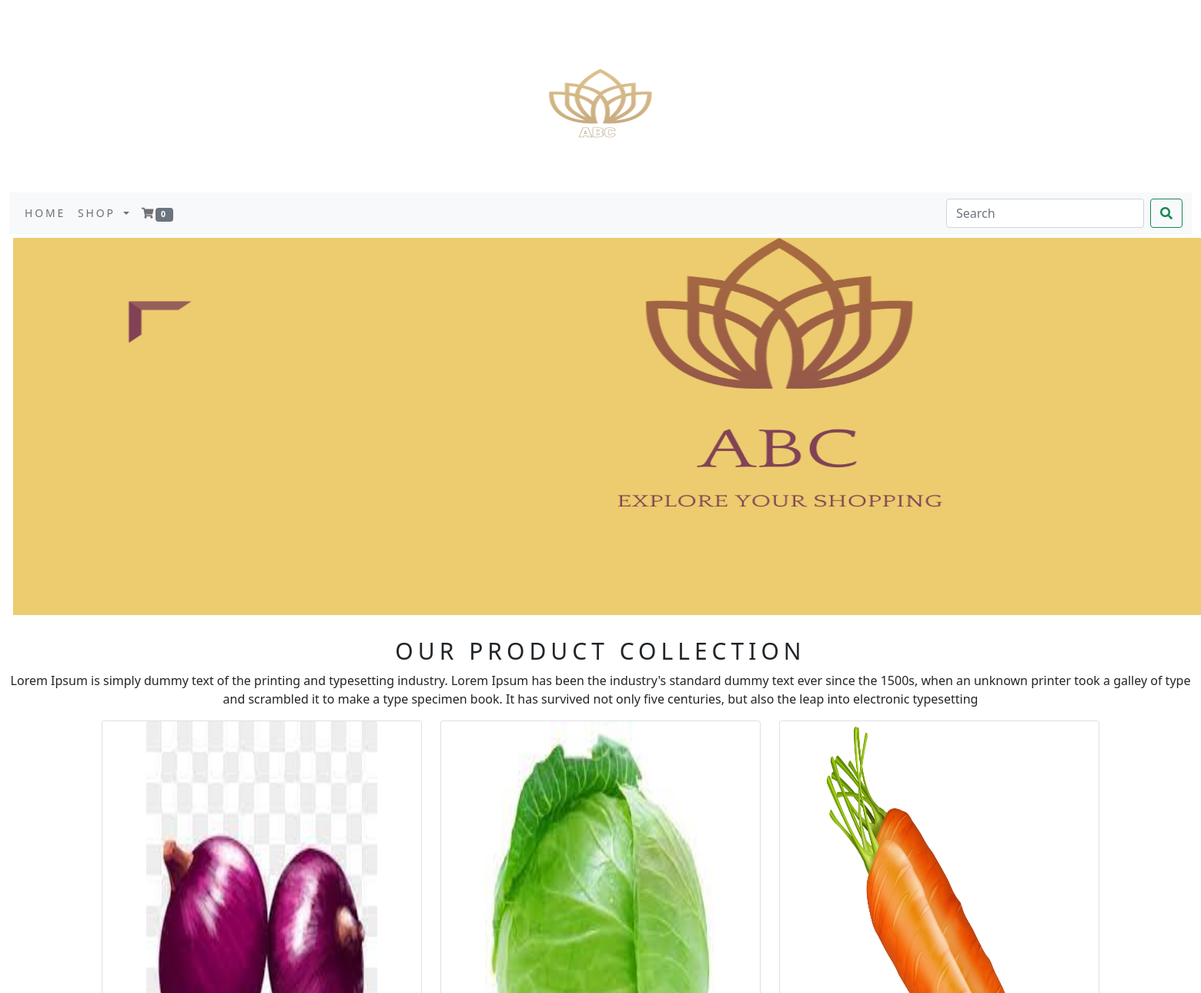
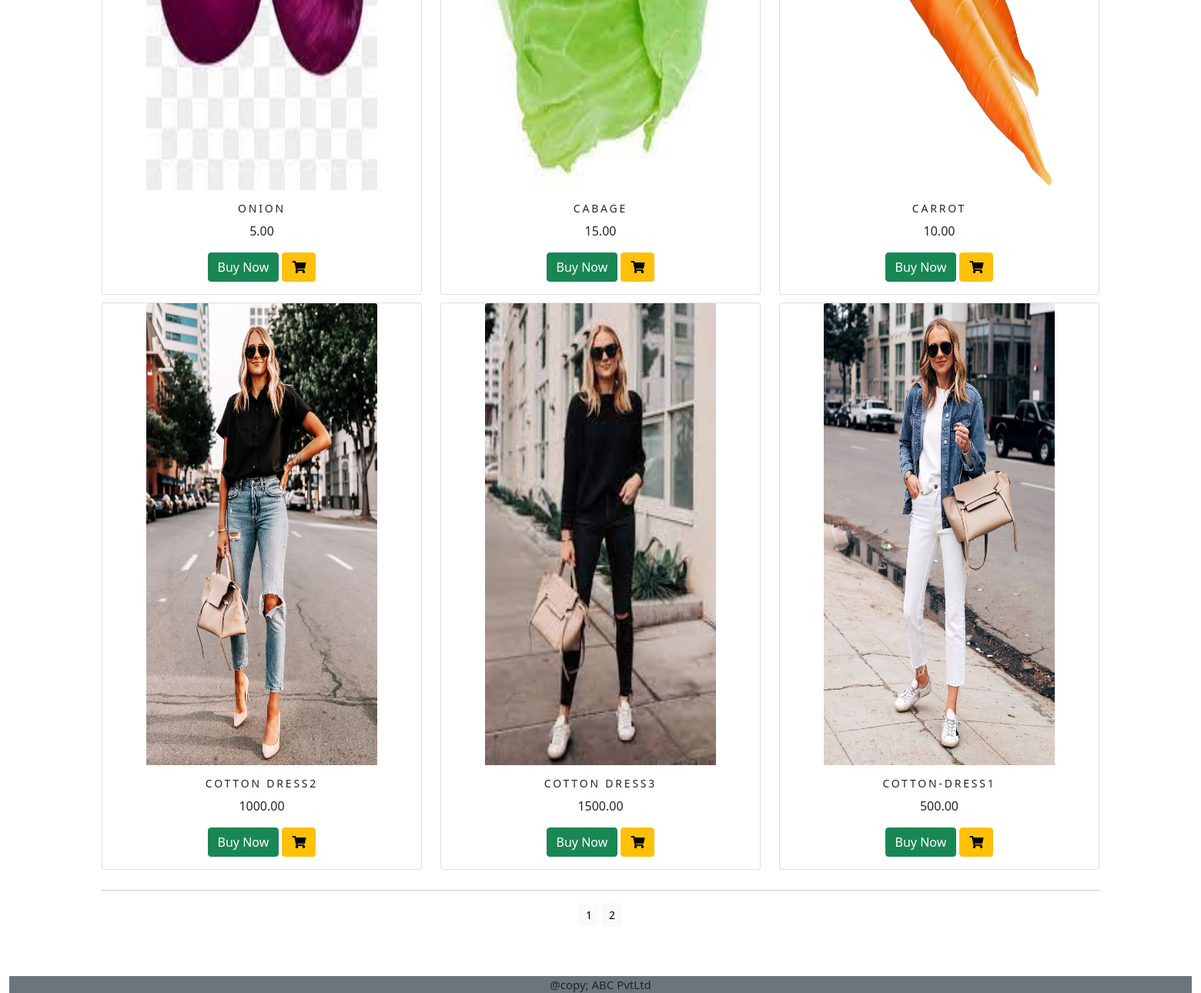
The app's page /shop/ with its own data (2 pictures, top to bottom).
### shop/models.py (models this page shows, shortened)
class Product(models.Model):
    name = models.CharField(max_length=250,unique=True)
    slug = models.SlugField(max_length=250,unique=True)
    description = models.TextField(blank=True)
    price = models.DecimalField(max_digits=10,decimal_places=2)
    category = models.ForeignKey(Category, on_delete=models.CASCADE)
    image = models.ImageField(upload_to='product',blank=True)
    stock = models.IntegerField()
    available = models.BooleanField(default=True)
    created = models.DateTimeField(auto_now_add=True)
    updated = models.DateTimeField(auto_now=True)
    def get_url(self):
        return reverse('shop:prodCatDetail',args=[self.category.slug, self.slug])
    class Meta:
        ordering = ('name',)
        verbose_name = 'product'
        verbose_name_plural = 'products'

### shop/views.py (the view)
# urls.py: path('', views.allProdCat, name='allProdCat'),
def allProdCat(request, c_slug=None):
    c_page=None
    products_list=None
    if c_slug!=None:
        c_page=get_object_or_404(Category,slug=c_slug)
        products_list=Product.objects.all().filter(category=c_page,available=True)
    else:
        products_list=Product.objects.all().filter(available=True)
    paginator=Paginator(products_list,6)
    try:
        page=int(request.GET.get('page','1'))
    except:
        page=1
    try:
        products=paginator.page(page)
    except (EmptyPage,InvalidPage):
        products=paginator.page(paginator.num_pages)
    return render(request, "category.html",{'category':c_page,'products':products})

### cart/context_processors.py (called while the page is built)
def counter(request):
    item_count=0
    if 'admin' in request.path:
        return  {}
    else:
        try:
            cart=Cart.objects.filter(cart_id=_cart_id(request))
            cart_items=CartItem.objects.all().filter(cart=cart[:1])
            for cart_item in cart_items:
                item_count += cart_item.quantity
        except Cart.DoesNotExist:
            item_count = 0
    return dict(item_count=item_count)

### cart/views.py (called while the page is built)
def _cart_id(request):
    cart=request.session.session_key
    if not cart:
        cart=request.session.create()
    return cart

### shop/context_processors.py (called while the page is built)
def menu_links(request):
    links=Category.objects.all()
    return dict(links=links)

### shop/models.py (called while the page is built)
    def get_url(self):
        return reverse('shop:products_by_category',args=[self.slug],)

### templates/category.html (shortened to what this page needs)
{% extends 'base.html' %}
{% load static %}
{% block content %}
<div class="mx_auto">
    {% if category.image %}
    <img class="my_image" src="{{ category.image.url }}" alt="{{category.name}}" style="height:500px; width:2000px">
</div>
<br>
<div>
    <h1 class="text-center text-justify my_title">{{ category.name }}</h1>
    <p class="text-center text-justify">{{ category.description }}</p>
</div>
<hr>
    {% else %}
<div>
<img class="my_image my_image_padding" src="{% static 'img/banner.png' %}" alt="our products" style="height:500px; width:2000px">
</div>
<br>
<div>
    <h1 class="text-center my_title">our product collection</h1>
    <p class="text-justify text-center">Lorem Ipsum is simply dummy text of the printing and typesetting industry. Lorem Ipsum has been the industry's standard dummy text ever since the 1500s, when an unknown printer took a galley of type and scrambled it to make a type specimen book. It has survived not only five centuries, but also the leap into electronic typesetting</p>
</div>
    {% endif %}
<div class="container">
    <div class="row mx_auto">
        {% for product in products.object_list %}
        <div class="my_bottom_margin col-9 col-sm-12  col-md-4 col-lg-4">
            <div class="card text-center" style="min-width:18rem; ">
            <a href="{{ product.get_url }}"><img class="card-img-top my_image" src="{{ product.image.url }}" alt="{{ product.name }}" style="height:600px; width:300px;"></a>
                <div class="card-body">
                <h4>{{ product.name }}</h4>
                <P>{{ product.price }}</P>
                    <a  class="btn btn-success" href="">Buy Now</a>
             <a  class="btn btn-warning" href="{% url 'cart:add_cart' product.id %}"><i class="fa fa-shopping-cart"></i> </a>
                </div>
            </div>
        </div>
        {% endfor %}
    </div>
    <div class="mx-auto">
        {% if products.paginator.num_pages > 1 %}
        <hr>
        <div class="text-center">
            {% for pg in products.paginator.page_range %}
               <a href="?page={{ pg }}" class="btn btn-light btn-sm {% if products.number == pg %} active {% endif %}">{{ pg }}</a>
            {% endfor %}
        </div>
        {% endif %}
    </div>
    <br>
</div>
{% endblock %}

### templates/base.html (shortened to what this page needs)
{% load static %}
<!DOCTYPE html>
<html lang="en">
<head>
    <link rel="stylesheet" href="{% static 'css/custom.css' %}">
    <link href="{% static 'css/bootstrap.min.css' %}" rel="stylesheet">
     <link href="https://cdnjs.cloudflare.com/ajax/libs/font-awesome/5.15.3/css/all.min.css" rel="stylesheet">
</head>
<body class="container-fluid">
<div>
{% include 'header.html' %}
{% include 'navbar.html' %}
{% block content %}
{% endblock %}
   </div>
{% include 'footer.html' %}
</body>
</html>

### templates/header.html (shortened to what this page needs)
{% load static %}
<header >
    <img class="rounded mx-auto d-block" src="{% static 'img/logo.png' %}" style="height:250px; width:400px;">
</header>

### templates/navbar.html (shortened to what this page needs)
<nav class="navbar navbar-expand-lg navbar-light bg-light">
  <div class="container-fluid">
    <div class="collapse navbar-collapse" id="navbarSupportedContent">
      <ul class="navbar-nav me-auto mb-2 mb-lg-0">
        <li class="nav-item">
          <a class="nav-link" href="{% url 'shop:allProdCat' %}">Home</a>
        </li>
        <li class="nav-item dropdown {% if 'shop' in request.path %} active {% endif %}">
          <a class="nav-link dropdown-toggle" href="#" id="navbarDropdown" role="button" data-bs-toggle="dropdown" aria-expanded="false">
            Shop
          </a>
        </li>
        <li class="nav-item">
          <a class="nav-link" href="{% url 'cart:cart_detail' %}"><i class="fa fa-shopping-cart"></i><span class="badge bg-secondary">{{ item_count }}</span></a>
        </li>
      </ul>
      <form class="d-flex" action="{% url 'searchapp:searchResult' %}" method="get">
        <input class="form-control me-2" type="search" placeholder="Search" name="q" aria-label="Search">
        <button class="btn btn-outline-success" type="submit"><i class="fas fa-search"></i></button>
      </form>
    </div>
  </div>
</nav>

### templates/footer.html
<div class="footer navbar-fixed-bottom my_footer">
  <p class="text-center bg-secondary">@copy; ABC PvtLtd</p>
</div>

### static/css/custom.css (style rules this page uses)
body { font-family: 'Roboto', sans-serif; }
.nav-item { letter-spacing : .2em; font-size : 14px; text-transform : uppercase; }
.my_footer { padding-top: 40px; margin-bottom:none; font-size:15px; height: 60px; }
.my_image { width:100%; height:auto; }
.my_title { font-size:30px; text-transform:uppercase; letter-spacing:.2em; }
.my_image_padding { padding:5px; }
.my_bottom_margin { margin-bottom:10px; }
.card-body h4 { font-size:14px; text-transform:uppercase; letter-spacing:.2em; }

### records on screen
Product: image (picture), name "ONION", price "5.00"
Product: image (picture), name "CABAGE", price "15.00"
Product: image (picture), name "CARROT", price "10.00"
Product: image (picture), name "COTTON DRESS2", price "1000.00"
Product: image (picture), name "COTTON DRESS3", price "1500.00"
Product: image (picture), name "COTTON-DRESS1", price "500.00"

### other values on screen
{{ item_count }} "0"
{{ pg }} "1" "2"
